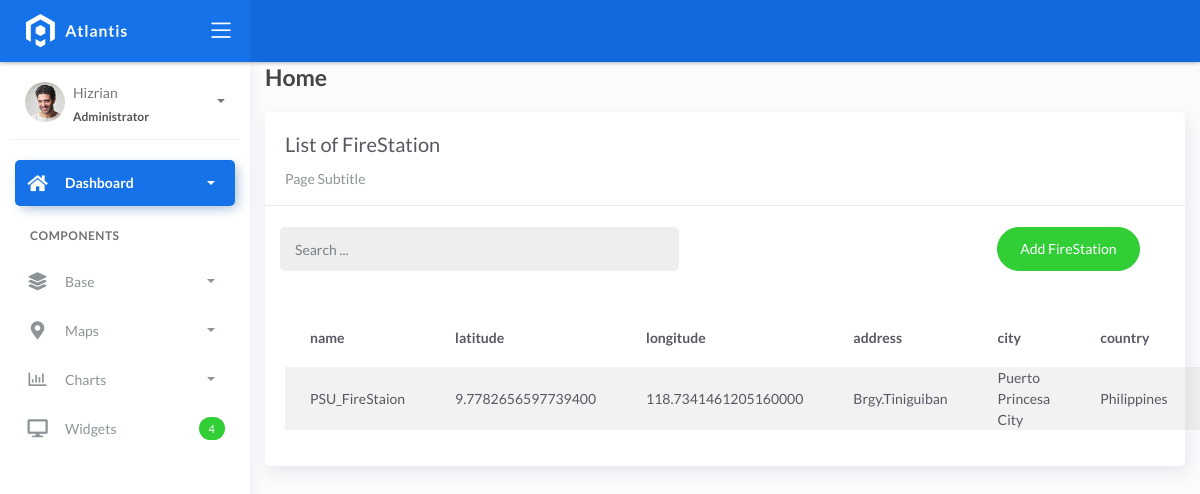
/FireStation_list, run on the app's committed database.
### fire/models.py (models this page shows)
class BaseModel(models.Model):
    created_at = models.DateTimeField(auto_now_add=True, db_index=True)
    updated_at = models.DateTimeField(auto_now=True)
    class Meta:
        abstract = True

class FireStation(BaseModel):
    name = models.CharField(max_length=150)
    latitude = models.DecimalField(
        max_digits=22, decimal_places=16, null=True, blank=True)
    longitude = models.DecimalField(
        max_digits=22, decimal_places=16, null=True, blank=True)
    address = models.CharField(max_length=150)
    city = models.CharField(max_length=150)  # can be in separate table
    country = models.CharField(max_length=150)  # can be in separate table

### fire/views.py (the view, shortened to what this page needs)
# urls.py: path('FireStation_list', FireStationList.as_view(), name='FireStation-list'),
class FireStationList(ListView):
    model = FireStation
    context_object_name = 'FireStation'
    template_name = 'FireStation_list.html'
    paginate_by = 5

### templates/FireStation_list.html (shortened to what this page needs)
{% extends 'base.html' %} {% load static %} {% block content %}
<div class="content">
    <div class="container-fluid">
        <h4 class="page-title">Home</h4>
        <div class="row">
            <div class="col-md-12">
                <div class="card">
                    <div class="card-header">
                        <div class="card-title">List of FireStation</div>
                        <div class="card-category">Page Subtitle</div>
                    </div>
                    <br>
                        <div class="col-md-12 row">
                            <div class="col-md-6">
                                <form class="navbar-left navbar-form nav-search mr-md-3" action="{% url 'FireStation-list' %}">
                                    <div class="input-group">
                                        <input type="text" placeholder="Search ..." class="form-control" name="q">
                                        <div class="input-group-append">
                                        <span class="input-group-text">
                                        </span>
                                        </div>
                                    </div>
                                </form>
                            </div>
                            <div class="col-md-6">
                                <div class="pull-right">
                                    <a href="{% url 'FireStation-add' %}" class="btn btn-success btn-rounded">Add FireStation</a>
                                </div>
                            </div>
                        </div>
                    <div class="card-body">
                        <table class="table table-striped mt-3">
                            <thead>
                                <tr>
                                    <th scope="col">name</th>
                                    <th scope="col">latitude</th>
                                    <th scope="col">longitude</th>
                                    <th scope="col">address</th>
                                    <th scope="col">city</th>
                                    <th scope="col">country</th>
                                    <th scope="col">Action</th>
                                </tr>
                            </thead>
                            <tbody>
                                {% for object in object_list %}
                                <tr>
                                    <td>{{ object.name }}</td>
                                    <td>{{ object.latitude }}</td>
                                    <td>{{ object.longitude }}</td>
                                    <td>{{ object.address }}</td>
                                    <td>{{ object.city}}</td>
                                    <td>{{ object.country }}</td>
                                    <td>
                                    </td>
                                </tr>
                                {% empty %}
                                <tr>
                                    <td colspan="4" style="text-align: center">
                                    <p class="text-sm font-weight-bold mb-0">No Records Found</p>
                                    </td>
                                </tr>
                                {% endfor %}
                            </tbody>
                        </table>
                    </div>
                </div>
            </div>
        </div>
    </div>
</div>
{% endblock %}

### data on the page
FireStation: name "PSU_FireStaion", latitude "9.7782656597739400", longitude "118.7341461205160000", address "Brgy.Tiniguiban", city "Puerto Princesa City", country "Philippines"
